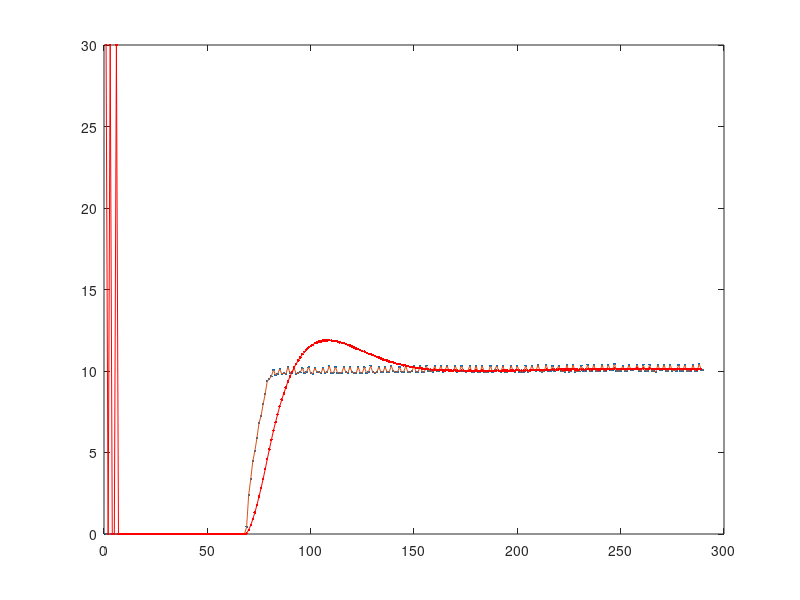

Write the MATLAB code that produced this figure.
clc
clear
%close all
fid1 = fopen('V.txt','rt');
fid2 = fopen('V_Kalman.txt','rt');

v=fscanf(fid1,'%f\n');
vk=fscanf(fid2,'%f\n');

fclose(fid1);
fclose(fid2);
figure;
plot(v,'.');hold on;plot(v);hold on;
plot(vk,'r.');hold on;plot(vk,'r');hold on;
